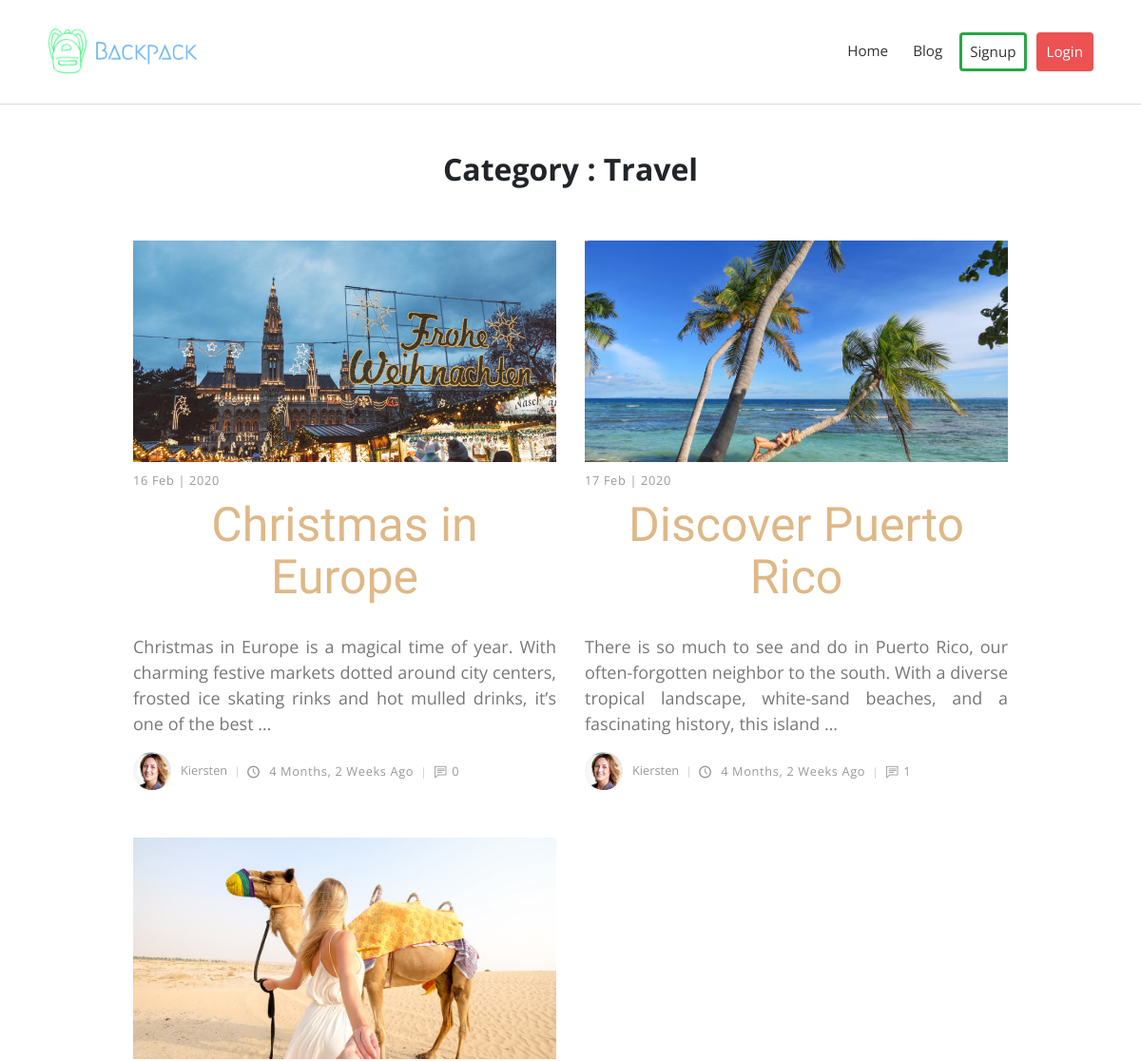
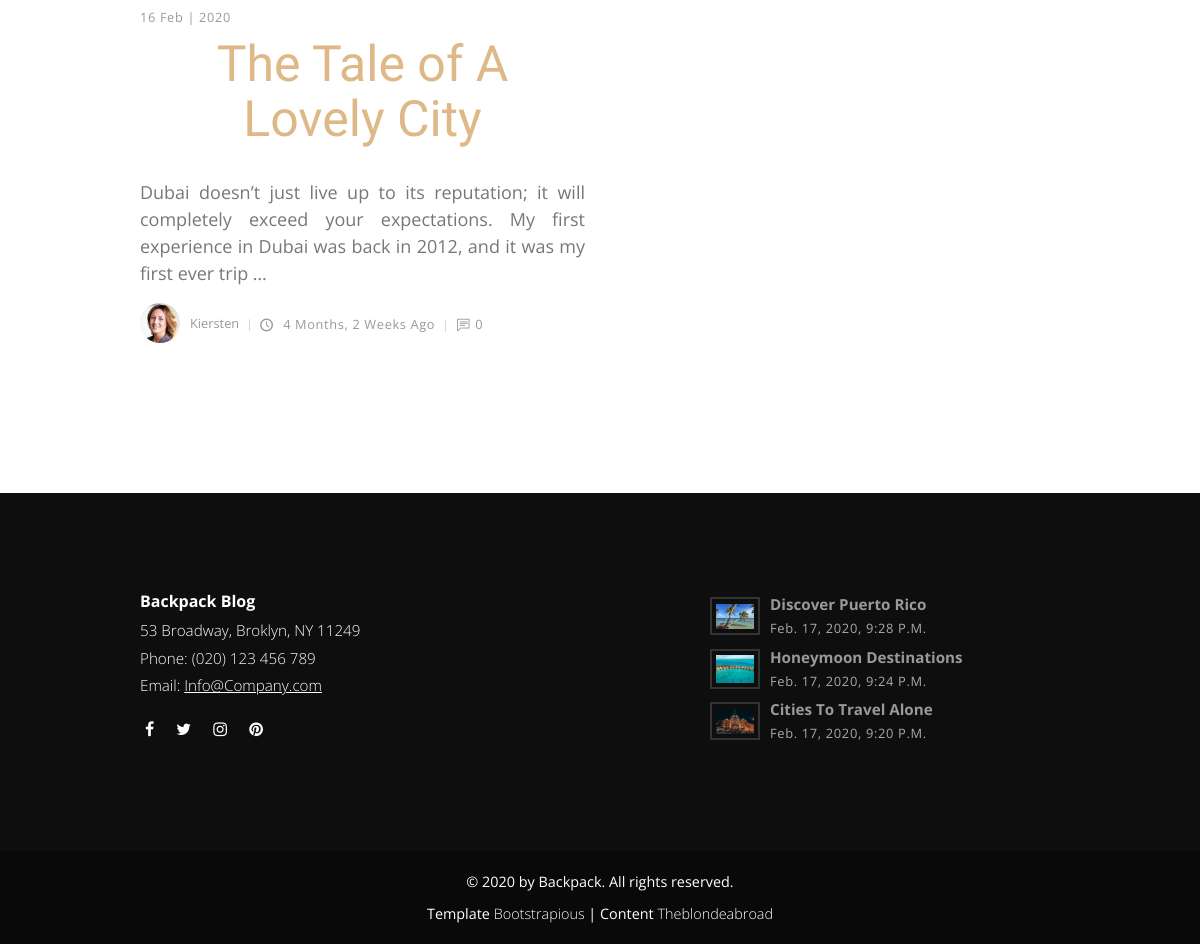
/category/travel/, run on the app's committed database (2 pictures, top to bottom).
### posts/models.py (models this page shows, shortened)
class Category(models.Model):
    title = models.CharField(max_length=20)
    slug = models.SlugField(max_length=200, unique=True, null=True, blank=True)

class Post(models.Model):
    title = models.CharField(max_length=100)
    slug = models.SlugField(max_length=200, unique=True, null=True, blank=True)
    overview = RichTextUploadingField(blank=True, null=True)
    timestamp = models.DateTimeField(auto_now_add=True)
    comment_count = models.IntegerField(default=0)
    author = models.ForeignKey(Author, on_delete=models.CASCADE)
    thumbnail = models.ImageField()
    categories = models.ManyToManyField(Category)
    tags = models.ManyToManyField(Tag)
    featured = models.BooleanField(default=False)
    likes = models.ManyToManyField(Author, blank=True, related_name='likes')
    def get_absolute_url(self):
        return reverse('post-detail', kwargs={
            'slug': self.slug
        })
    @property
    def comment_count(self):
        return Comment.objects.filter(post=self).count()

class Author(models.Model):
    user = models.OneToOneField(User, on_delete=models.CASCADE)
    profile_pic = models.ImageField(default="default_pro_pic.png", null=True, blank=True)
    def __str__(self):
        return self.user.username

### posts/views.py (the view)
# urls.py: path('category/<slug:slug>/', category_detail, name='category-detail'),
def category_detail(request, slug):
    category = get_object_or_404(Category, slug=slug)
    post_by_category = Post.objects.filter(categories=category)
    context = {
        'category':category,
        'post_by_category':post_by_category,
    }
    return render(request, 'category-archive.html', context)

### posts/context_processors.py (called while the page is built)
def footer_post(request):
    posts = Post.objects.order_by('-timestamp')[0:3]
    return {'footer_post':posts}

### templates/category-archive.html
{% extends "base.html" %}
{% load static %}
{% block content %}
<div class="container">
    <div class="row">
        <div class="col-lg-10 offset-lg-1">
            <header>
                <h2 class="text-center mt">Category : {{ category.title }}</h2>
            </header>
        </div>
        <main class="posts-listing col-lg-10 offset-lg-1">
            <div class="container">
                <div class="row">
                    {% for posts in post_by_category %}
                    <div class="post col-xl-6">
                        <div class="post-thumbnail"><a href="{% url 'post-detail' posts.slug %}"><img
                                    src=" {{ posts.thumbnail.url }}" alt="..." class="img-fluid"></a></div>
                        <div class="post-details">
                            <div class="post-meta d-flex justify-content-between">
                                <div class="date meta-last">{{ posts.timestamp|date:"d M" }} |
                                    {{ posts.timestamp|date:"Y" }}</div>
                            </div><a href="{% url 'post-detail' posts.slug %}">
                                <h3 class="h4">{{ posts.title }}</h3>
                            </a>
                            <p class="text-muted">{{ posts.overview |safe|truncatewords:30 }}</p>
                            <footer class="post-footer d-flex align-items-center">
                                <div class="author d-flex align-items-center flex-wrap">
                                    <div class="avatar"><img src="{{ posts.author.profile_pic.url }}" alt="..."
                                            class="img-fluid"></div>
                                    <div class="title"><span>{{ posts.author }}</span></div>
                                </div>
                                <div class="date"><i class="icon-clock"></i> {{ posts.timestamp|timesince }} ago</div>
                                <div class="comments meta-last"><i class="icon-comment"></i>{{ posts.comment_count }}
                                </div>
                            </footer>
                        </div>
                    </div>
                    {% endfor %}
                </div>
            </div>
        </main>
    </div>
</div>
{% endblock content %}

### templates/footer.html (shortened to what this page needs)
{% load static %}
<footer class="main-footer">
    <div class="container">
        <div class="row">
            <div class="col-md-5 offset-md-1">
                <div class="logo">
                    <h6 class="text-white">Backpack Blog</h6>
                </div>
                <div class="contact-details">
                    <p>53 Broadway, Broklyn, NY 11249</p>
                    <p>Phone: (020) 123 456 789</p>
                    <p>Email: <a href="mailto:info@company.com">Info@Company.com</a></p>
                    <ul class="social-menu">
                        <li class="list-inline-item"><a href="https://www.facebook.com/"><i
                                    class="fa fa-facebook"></i></a></li>
                        <li class="list-inline-item"><a href="https://twitter.com/"><i class="fa fa-twitter"></i></a>
                        </li>
                        <li class="list-inline-item"><a href="https://www.instagram.com/"><i
                                    class="fa fa-instagram"></i></a></li>
                        <li class="list-inline-item"><a href="https://www.pinterest.com/"><i
                                    class="fa fa-pinterest"></i></a></li>
                    </ul>
                </div>
            </div>
            <div class="col-md-5 offset-md-1">
                {% for post in footer_post %}
                <div class="latest-posts">
                    <a href="{{ post.get_absolute_url }}">
                        <div class="post d-flex align-items-center">
                            <div class="image"><img src="{{ post.thumbnail.url }}" alt="..." class="img-fluid">
                            </div>
                            <div class="title"><strong>{{ post.title }}</strong><span
                                    class="date last-meta">{{ post.timestamp }}</span></div>
                        </div>
                    </a>
                </div>
                {% endfor %}
            </div>
        </div>
    </div>
    <div class="copyrights">
        <div class="container">
            <div class="row">
                <div class="col-md-10 offset-md-1 text-center">
                    <p style="margin-bottom: 10px;">&copy; {% now "Y" %} by Backpack. All rights reserved.</p>
                    <p>Template <a href="https://bootstrapious.com/p/bootstrap-carousel"
                            class="text-white">Bootstrapious</a> | Content <a href="https://theblondeabroad.com/"
                            class="text-white">Theblondeabroad</a>
                    </p>
                </div>
            </div>
        </div>
    </div>
</footer>
</body>
</html>

### static/css/style.default.css (style rules this page uses)
body { overflow-x: hidden; }
strong { font-weight: 700; }
a, i, span { display: inline-block; text-decoration: none; -webkit-transition: all 0.3s; transition: all 0.3s; }
a i { -webkit-transition: none; transition: none; }
ul { margin: 0; padding: 0; }
main, aside { padding: 50px 0 100px; }
i[class*="icon-"] { -webkit-transform: translateY(3px); transform: translateY(3px); }
.text-white { color: #fff; }
h1, h2, h3, h4, h5, h6 { margin-bottom: 15px; }
.post-meta { margin: 10px 0; font-size: 0.8em; }
.post-meta .date { text-transform: uppercase; font-weight: 400; }
.post-meta .date::after { display: none; }
.post p:not(.lead) { font-weight: 400; color: #777; font-size: 0.95em; }
.post a { text-decoration: none; }
.post h3 { line-height: 1.1em; color: #222; -webkit-transition: all 0.3s; transition: all 0.3s; margin-bottom: 1rem; }
.post .date { letter-spacing: 0.05em; font-weight: 400; text-transform: uppercase; color: #aaa; }
.post .avatar { max-width: 40px; min-width: 40px; height: 40px; overflow: hidden; border-radius: 50%; margin-right: 10px; }
.post .title, .post .date, .post .comments, .post .views { font-weight: 400; color: #999; text-transform: capitalize; }
.post .title i, .post .date i, .post .comments i, .post .views i { margin-right: 5px; font-size: 1.1em; }
.post .title::after, .post .date::after, .post .comments::after, .post .views::after { content: '|'; display: inline-block; margin: 0 7px; font-size: 0.9em; color: #ccc; }
.post .meta-last::after { display: none; }
footer.main-footer { background: #0e0e0e; padding: 100px 0 0; color: #fff; }
footer.main-footer .contact-details p { font-weight: 300; color: #fff; margin-bottom: 5px; font-size: 0.95em; }
footer.main-footer .contact-details a { text-decoration: underline; margin-bottom: 0; }
footer.main-footer a { color: inherit; font-weight: 300; margin-bottom: 7px; }
footer.main-footer ul { margin-right: 30px; }
footer.main-footer .latest-posts .image { max-width: 50px; padding: 4px; border: 2px solid #333; margin-right: 10px; }
footer.main-footer .latest-posts a { font-size: 0.95em; text-decoration: none; }
footer.main-footer .latest-posts strong { display: block; }
footer.main-footer .latest-posts .date { font-size: 0.85em; color: #aaa; }
footer.main-footer .copyrights { background: #090909; margin-top: 100px; padding: 20px 0; font-size: 0.9em; }
footer.main-footer .copyrights * { margin-bottom: 0; }
footer.main-footer .social-menu { margin-top: 20px; }
footer.main-footer .social-menu li { padding: 0 5px; }
footer.main-footer .date::after, footer.main-footer .title::after { display: none !important; }
main.posts-listing { padding-top: 50px; padding-left: 0; padding-right: 0; }
main.posts-listing .post { margin-bottom: 50px; }
main.posts-listing .post-footer { font-size: 0.8em; }
body { font-family: "Open Sans", sans-serif; font-size: 1rem; font-weight: normal; line-height: 1.5; color: #212529; background-color: #fff; }
a { color: #999; text-decoration: none; }
h1, h2, h3, h4, h5, h6, .h1, .h2, .h3, .h4, .h5, .h6 { margin-bottom: 0.5rem; font-family: inherit; font-weight: 700; line-height: 1.1; color: inherit; }
h2, .h2 { font-size: 2rem; }
h3, .h3 { font-size: 1.75rem; }
h4, .h4 { font-size: 1.5rem; }
h6, .h6 { font-size: 1rem; }

### static/css/custom.css (style rules this page uses)
.post h3 { font-family: 'Satisfy', cursive; color: burlywood !important; text-align: center; font-size: 50px; font-weight: 100 !important; }
.post-thumbnail { height: 233px; overflow: hidden; }
.blog-post .post-body p:not(.lead), section.featured-posts p, .post p:not(.lead) { font-size: 18px; text-align: justify; }
.mt { margin-top: 50px !important; }
a { color: #60B0F4; }

### data on the page
Category: title "Travel"
Post: thumbnail (picture), timestamp "16 Feb", timestamp "2020", title "Christmas in Europe", overview "Christmas in Europe is a magical time of year. With charming festive markets dotted around city centers, frosted ice skating rinks and hot mulled drinks, it’s one of the best …", author.profile_pic (picture), author "Kiersten", timestamp "4 Months, 2 Weeks", comment_count "0"
Post: thumbnail (picture), timestamp "17 Feb", timestamp "2020", title "Discover Puerto Rico", overview "There is so much to see and do in Puerto Rico, our often-forgotten neighbor to the south. With a diverse tropical landscape, white-sand beaches, and a fascinating history, this island …", author.profile_pic (picture), author "Kiersten", timestamp "4 Months, 2 Weeks", comment_count "1", timestamp "Feb. 17, 2020, 9:28 P.m."
Post: thumbnail (picture), timestamp "16 Feb", timestamp "2020", title "The Tale of A Lovely City", overview "Dubai doesn’t just live up to its reputation; it will completely exceed your expectations. My first experience in Dubai was back in 2012, and it was my first ever trip …", author.profile_pic (picture), author "Kiersten", timestamp "4 Months, 2 Weeks", comment_count "0"
Post: thumbnail (picture), title "Honeymoon Destinations", timestamp "Feb. 17, 2020, 9:24 P.m."
Post: thumbnail (picture), title "Cities To Travel Alone", timestamp "Feb. 17, 2020, 9:20 P.m."
